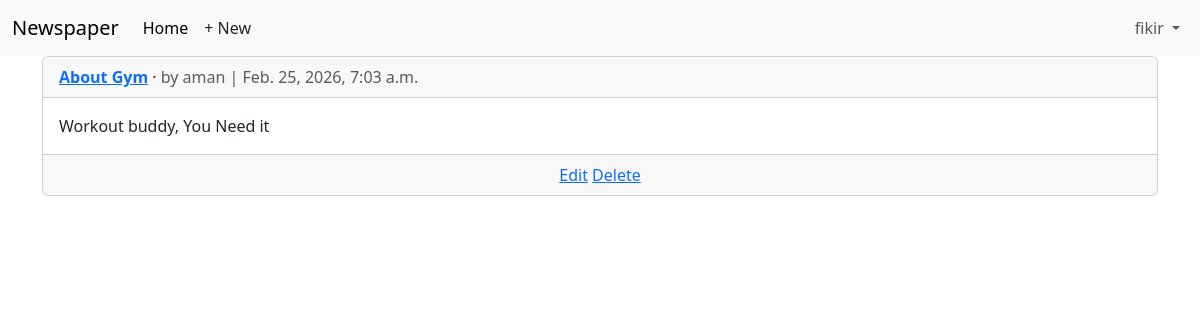
Page /articles/ (signed in) on the earlier database version.
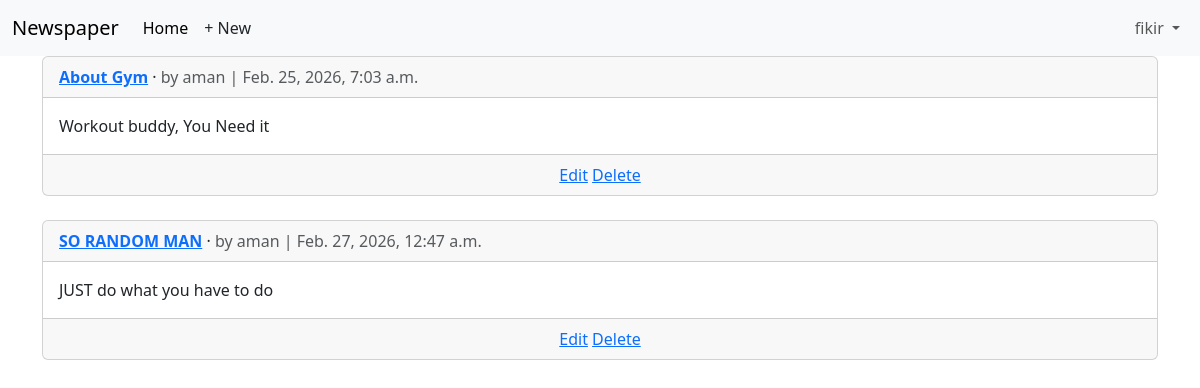
Same page on the later database version.
### accounts/models.py (models this page shows)
class CustomUser(AbstractUser):
    age = models.PositiveBigIntegerField(null = True, blank = True)

### articles/models.py (models this page shows, shortened)
class Article(models.Model):
    title = models.CharField(max_length = 255)
    body = models.TextField()
    date = models.DateTimeField(auto_now_add=True)
    author = models.ForeignKey(
        settings.AUTH_USER_MODEL,
        on_delete=models.CASCADE,
    )
    def get_absolute_url(self):
        return reverse("article_detail", kwargs={"pk": self.pk})

### articles/views.py (the view)
# urls.py: path("",ArticleListView.as_view(), name = "article_list"),
class ArticleListView(LoginRequiredMixin,ListView):
    model = Article
    template_name = "article_list.html"

### templates/article_list.html (shortened to what this page needs)
{% extends "base.html" %}
{% block content %}
{% for article in article_list %}
<div class="card">
<div class="card-header">
<span class="fw-bold">
<a href="{{ article.get_absolute_url }}">{{ article.title }}</a>
</span> &middot;
<span class="text-muted">by {{ article.author }} |
{{ article.date }}</span>
</div>
<div class="card-body">
{{ article.body }}
</div>
<div class="card-footer text-center text-muted">
<a href="{% url 'article_edit' article.pk %}">Edit</a>
<a href="{% url 'article_delete' article.pk %}">Delete</a>
</div>
</div>
<br />
{% endfor %}
{% endblock content %}

### templates/base.html (shortened to what this page needs)
<!DOCTYPE html>
<html>
<head>
<link href="https://cdn.jsdelivr.net/npm/bootstrap@5.3.3/dist/css/
bootstrap.min.css" rel="stylesheet"
crossorigin="anonymous">
</head>
<body>
    <body>
<nav class="navbar navbar-expand-lg bg-body-tertiary">
<div class="container-fluid">
<a class="navbar-brand" href="{% url 'home' %}">Newspaper</a>
<div class="collapse navbar-collapse" id="navbarSupportedContent">
<ul class="navbar-nav me-auto mb-2 mb-lg-0">
<li class="nav-item">
<a class="nav-link active" aria-current="page" href="#">Home</a>
</li>
{% if user.is_authenticated %}
<li><a href="{% url 'article_new' %}" class="nav-link px-2 link-dark">+ New</a></li>
</ul>
<div class="mr-auto">
<ul class="navbar-nav">
<li class="nav-item dropdown">
<a class="nav-link dropdown-toggle" href="#" role="button"
data-bs-toggle="dropdown" aria-expanded="false">
{{ user.username }}
</a>
</li>
{% endif %}
</div>
</div>
</nav>
<main>
<div class="container">
{% block content %}
{% endblock content %}
</div>
</main>
</body>
</html>

Differences in the rows shown:
added Article: title "SO RANDOM MAN", author "aman", date "Feb. 27, 2026, 12:47 a.m.", body "JUST do what you have to do"
